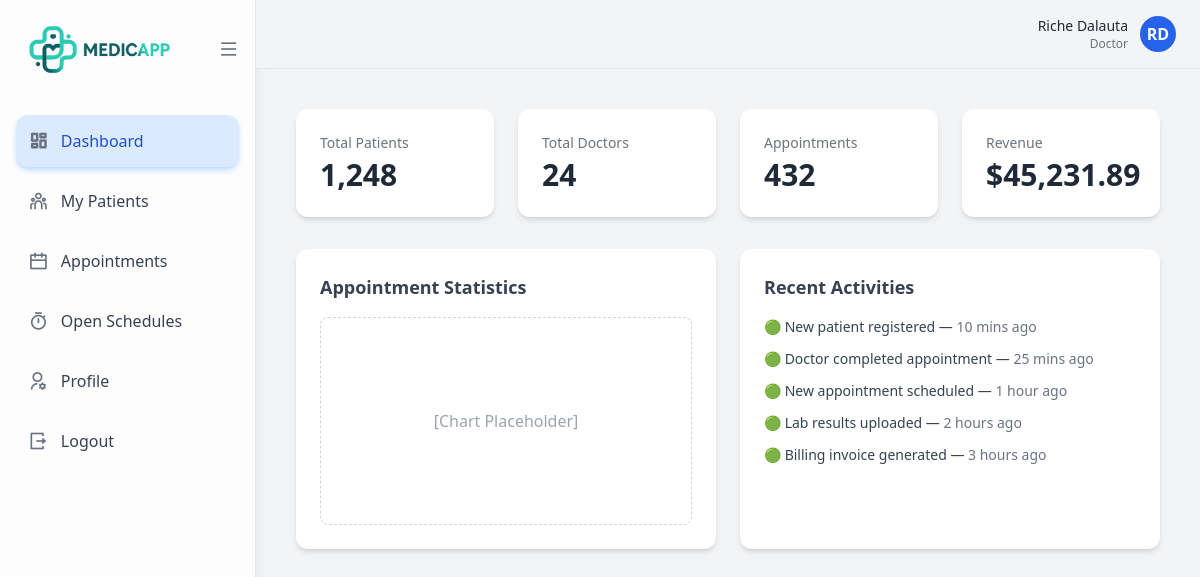
Page /doctor/dashboard (signed in) on the committed database.
### app/models/doctor.py (models this page shows)
class Doctor(db.Model):
    __tablename__ = "doctor"
    doctor_id: Mapped[int] = mapped_column(Integer, primary_key=True, autoincrement=True)
    account_id: Mapped[int] = mapped_column(ForeignKey("account.account_id"), unique=True)
    firstname: Mapped[str] = mapped_column(EncryptedColumn, nullable=False)
    middlename: Mapped[str] = mapped_column(EncryptedColumn, nullable=True)
    lastname: Mapped[str] = mapped_column(EncryptedColumn, nullable=False)
    age: Mapped[int] = mapped_column(Integer, nullable=False)
    bloodtype: Mapped[str] = mapped_column(EncryptedColumn, nullable=True)
    height: Mapped[str] = mapped_column(EncryptedColumn, nullable=True)
    weight: Mapped[str] = mapped_column(EncryptedColumn, nullable=True)
    specialization: Mapped[str] = mapped_column(EncryptedColumn, nullable=True)
    gender: Mapped[str] = mapped_column(EncryptedColumn, nullable=False)
    dob: Mapped[str] = mapped_column(EncryptedColumn, nullable=False)
    pob: Mapped[str] = mapped_column(EncryptedColumn, nullable=False)
    civilstatus: Mapped[str] = mapped_column(EncryptedColumn, nullable=False)
    degree: Mapped[str] = mapped_column(EncryptedColumn, nullable=False)
    nationality: Mapped[str] = mapped_column(EncryptedColumn, nullable=False)
    religion: Mapped[str] = mapped_column(EncryptedColumn, nullable=False)
    phone: Mapped[str] = mapped_column(EncryptedColumn, nullable=False)
    email: Mapped[str] = mapped_column(EncryptedColumn, nullable=False)
    profile_image: Mapped[str | None] = mapped_column(String(255), nullable=True)
    created_at: Mapped[datetime] = mapped_column(DateTime, default=datetime.utcnow, nullable=False)
    account: Mapped["Account"] = relationship(back_populates="doctor")
    appointments: Mapped[list["Appointment"]] = relationship(back_populates="doctor")
    records: Mapped[list["MedicalRecord"]] = relationship(back_populates="doctor")
    doctor_schedule: Mapped["Doctor_Schedule"] = relationship(back_populates="doctor")

### app/routes/doctor/dashboard.py (the view)
@doctor_bp.route('/dashboard')
def doctor_dashboard():
    if 'role' not in session or session['role'] != 'doctor':
        return redirect(url_for('misc.unauthorized'))
    user_id = session.get('user_id')
    doctor = Doctor.query.filter_by(account_id=user_id).first()
    if not doctor:
        flash("Please complete your doctor profile.", "warning")
        return redirect(url_for('auth.login'))
    appointments = Appointment.query.filter_by(
        doctor_id=doctor.doctor_id
    ).all()
    return render_template(
        'doctor/doctor_dashboard.html',
        doctor=doctor,
        appointments=appointments
    )

### app/security/crypto.py (called while the page is built)
def derive_key(master_key: bytes, salt: bytes) -> bytes:
    kdf = PBKDF2HMAC(
        algorithm=hashes.SHA256(),
        length=32,  # AES-256
        salt=salt,
        iterations=PBKDF2_ITERATIONS,
    )
    return kdf.derive(master_key)

def decrypt_value(payload: str) -> str:
    data = json.loads(payload)
    salt = base64.b64decode(data["salt"])
    nonce = base64.b64decode(data["nonce"])
    ciphertext = base64.b64decode(data["ciphertext"])
    key = derive_key(MASTER_KEY, salt)
    aesgcm = AESGCM(key)
    plaintext = aesgcm.decrypt(nonce, ciphertext, None)
    return plaintext.decode()

### app/security/encrypted_column.py (called while the page is built)
    def process_result_value(self, value, dialect):
        if value is None:
            return value
        try:
            plaintext = decrypt_value(value)
            if audit_logger:
                audit_logger.info(
                    "Decryption event",
                    extra={"column": "EncryptedColumn"}
                )
            return plaintext
        except Exception:
            return value

### app/templates/doctor/doctor_dashboard.html (shortened to what this page needs)
{% extends 'base/layout.html' %}
{% block content %}
<div class="flex h-screen bg-gray-100">
    {% include 'doctor/doctor_sidebar.html' %}
    {% include 'base/notification.html' %}
    <main class="flex-1">
        <header class="bg-gray-100 border-b sticky top-0 z-40">
            <div class="flex items-center justify-between px-6 py-4">
                <div class="flex items-center space-x-3">
                    <div class="hidden sm:block text-right">
                        <p class="text-sm font-medium text-gray-800">{{ doctor.firstname }} {{ doctor.lastname }}</p>
                        <p class="text-xs text-gray-500">Doctor</p>
                    </div>
                    <a href="{{ url_for('doctor.doctor_profile', doctor_id=doctor.doctor_id) }}"
                        class="flex items-center gap-2">
                        <div class="w-9 h-9 rounded-full bg-blue-600 text-white grid place-items-center font-semibold">
                            {{ doctor.firstname[0] }}{{ doctor.lastname[0] }}
                        </div>
                    </a>
                </div>
            </div>
        </header>
        <div class="content p-6 lg:p-10">
            <div class="grid grid-cols-4 gap-6 mb-8">
                <div class="bg-white rounded-xl shadow-md p-6 hover:shadow-lg transition">
                    <p class="text-sm text-gray-500">Total Patients</p>
                    <p class="text-3xl font-bold text-gray-800 mt-1">1,248</p>
                </div>
                <div class="bg-white rounded-xl shadow-md p-6 hover:shadow-lg transition">
                    <p class="text-sm text-gray-500">Total Doctors</p>
                    <p class="text-3xl font-bold text-gray-800 mt-1">24</p>
                </div>
                <div class="bg-white rounded-xl shadow-md p-6 hover:shadow-lg transition">
                    <p class="text-sm text-gray-500">Appointments</p>
                    <p class="text-3xl font-bold text-gray-800 mt-1">432</p>
                </div>
                <div class="bg-white rounded-xl shadow-md p-6 hover:shadow-lg transition">
                    <p class="text-sm text-gray-500">Revenue</p>
                    <p class="text-3xl font-bold text-gray-800 mt-1">$45,231.89</p>
                </div>
            </div>
            <div class="grid grid-cols-2 gap-6">
                <div class="bg-white rounded-xl shadow-md p-6">
                    <h3 class="text-lg font-semibold mb-4 text-gray-700">Appointment Statistics</h3>
                    <div class="h-52 flex items-center justify-center border border-dashed border-gray-300 rounded-lg text-gray-400">
                        <span>[Chart Placeholder]</span>
                    </div>
                </div>
                <div class="bg-white rounded-xl shadow-md p-6">
                    <h3 class="text-lg font-semibold mb-4 text-gray-700">Recent Activities</h3>
                    <ul class="space-y-3 text-sm text-gray-700">
                        <li>🟢 New patient registered — <span class="text-gray-500">10 mins ago</span></li>
                        <li>🟢 Doctor completed appointment — <span class="text-gray-500">25 mins ago</span></li>
                        <li>🟢 New appointment scheduled — <span class="text-gray-500">1 hour ago</span></li>
                        <li>🟢 Lab results uploaded — <span class="text-gray-500">2 hours ago</span></li>
                        <li>🟢 Billing invoice generated — <span class="text-gray-500">3 hours ago</span></li>
                    </ul>
                </div>
            </div>
        </div>
    </main>
</div>
{% endblock %}

### rows in the picture
Doctor: firstname "Riche", lastname "Dalauta", firstname "R", lastname "D"
